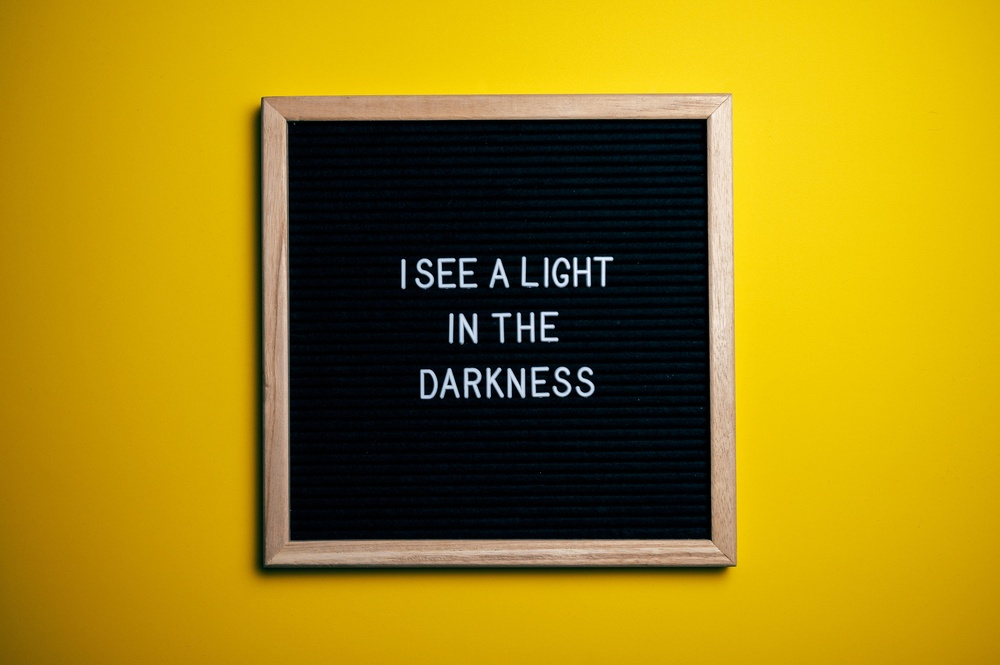
#> input picture Images/image1.jpg, 1000 x 665 px, shrunk from 5987 x 3983 before the run
$ python Task2.py Images/image1.jpg
#> lines starting #> are read from the running program, lines starting #| are printed output that depends on the picture
import sys
from PIL import Image
import numpy as np

def grayscale_image(image_path):
#> called with image_path = 'Images/image1.jpg'
    try:
        img = Image.open(image_path)
#> img is the input picture: PIL image 1000x665 RGB; mean R, G, B 156.6, 128.5, 16.1
        img = img.convert('RGB')
        img_array = np.array(img)
        weights = np.array([0.299, 0.587, 0.114])
        grayscale_array = np.dot(img_array[...,:3], weights).astype(np.uint8)
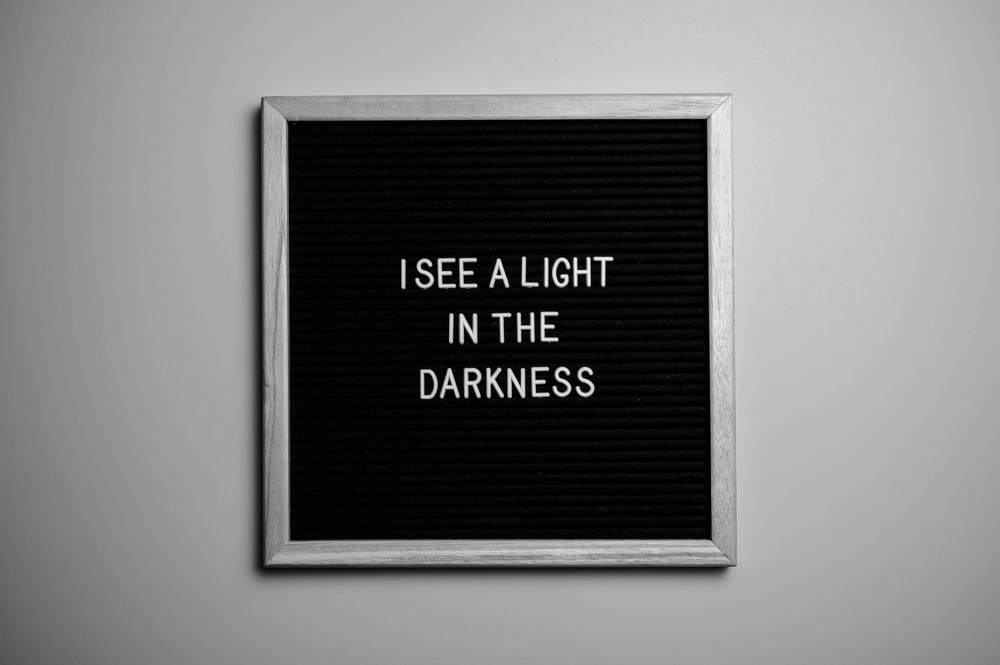
#> grayscale_array: shape (665, 1000); min 0, max 246, mean 123.6
        grayscale_img = Image.fromarray(grayscale_array)
        grayscale_img.save('C://Users/fdt/OneDrive/Desktop/JoVision AI/Images/grayscale_img.jpg')

        print("Image successfully converted and saved in Images folder")
    except Exception as e:
        return f"An error occurred: {e}"

if len(sys.argv) != 2:
    print("Usage: python text_extraction.py <image_path>")
else:
    image_path = sys.argv[1]
    grayscale_image(image_path)
